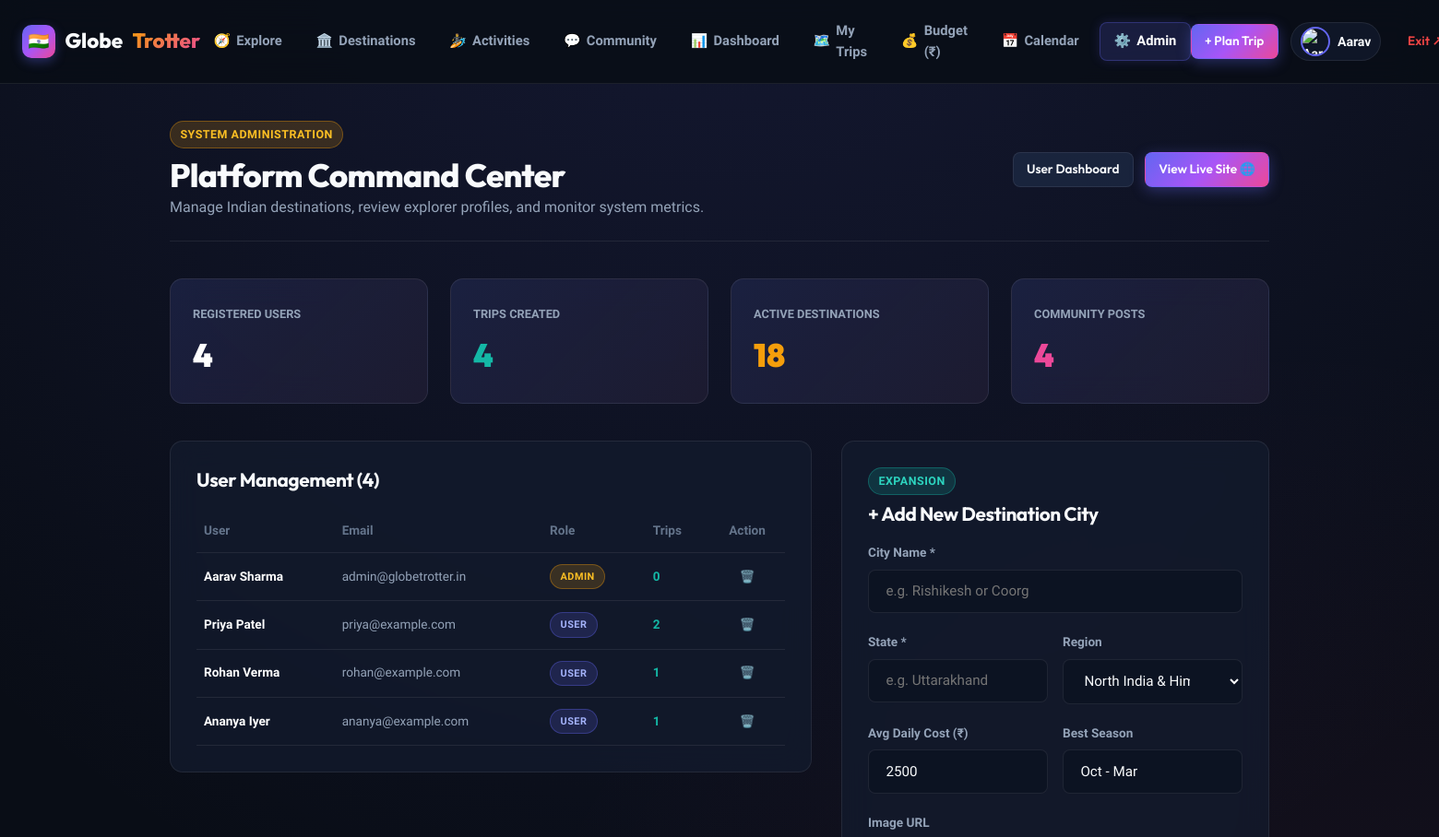
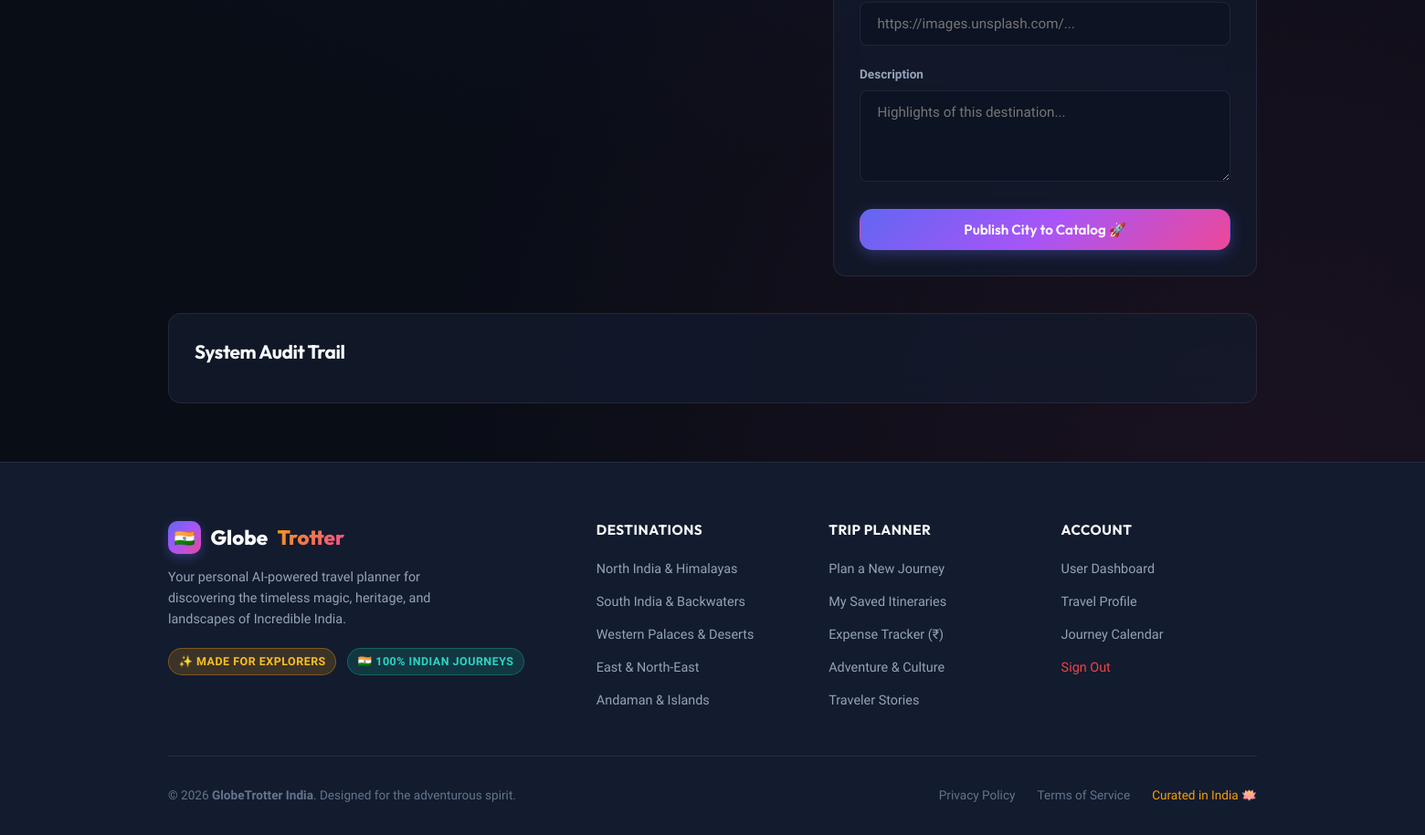
Page /admin_dashboard.php (signed in) on the committed database (2 pictures, top to bottom).
### tables this page shows
CREATE TABLE IF NOT EXISTS users (
    id INT AUTO_INCREMENT PRIMARY KEY,
    first_name VARCHAR(100) NOT NULL,
    last_name VARCHAR(100) NOT NULL,
    email VARCHAR(150) NOT NULL UNIQUE,
    phone VARCHAR(25),
    password_hash VARCHAR(255) NOT NULL,
    country_id INT,
    city_id INT,
    extra_info TEXT,
    role ENUM('user', 'admin') DEFAULT 'user',
    photo_url VARCHAR(500),
    created_at TIMESTAMP DEFAULT CURRENT_TIMESTAMP,
    FOREIGN KEY (country_id) REFERENCES countries(id) ON DELETE SET NULL,
    FOREIGN KEY (city_id) REFERENCES cities(id) ON DELETE SET NULL
);

### admin_dashboard.php (the view, shortened to what this page needs)
<?php
require_once 'includes/db_connect.php';
$totalUsers = $conn->query("SELECT COUNT(*) AS c FROM users")->fetch_assoc()['c'];
$totalTrips = $conn->query("SELECT COUNT(*) AS c FROM trips")->fetch_assoc()['c'];
$totalCities = $conn->query("SELECT COUNT(*) AS c FROM cities")->fetch_assoc()['c'];
$totalPosts = $conn->query("SELECT COUNT(*) AS c FROM community_posts")->fetch_assoc()['c'];
$usersList = $conn->query("SELECT u.*, (SELECT COUNT(*) FROM trips WHERE user_id = u.id) AS trips_count
    FROM users u ORDER BY u.created_at DESC")->fetch_all(MYSQLI_ASSOC);
$regions = $conn->query("SELECT id, name FROM regions ORDER BY id ASC")->fetch_all(MYSQLI_ASSOC);
include 'includes/header.php';
?>
<div class="main-content">
  <div class="container">
    <div style="display:flex; justify-content:space-between; align-items:center; flex-wrap:wrap; gap:1.5rem; margin-bottom:2.5rem; padding-bottom:1.5rem; border-bottom:1px solid var(--border);">
      <div>
        <span class="badge badge-gold" style="margin-bottom:0.4rem;">System Administration</span>
        <h1 style="font-size:2.2rem; font-weight:800;">Platform Command Center</h1>
        <p class="text-muted">Manage Indian destinations, review explorer profiles, and monitor system metrics.</p>
      </div>
      <div style="display:flex; gap:0.75rem;">
        <a href="dashboard.php" class="btn btn-secondary btn-sm">User Dashboard</a>
        <a href="index.php" class="btn btn-primary btn-sm">View Live Site 🌐</a>
      </div>
    </div>
    <div class="grid grid-4" style="margin-bottom:2.5rem;">
      <div class="card card-gradient" style="padding:1.5rem;">
        <span style="font-size:0.8rem; font-weight:700; text-transform:uppercase; color:var(--text-muted);">Registered Users</span>
        <div style="font-family:'Outfit',sans-serif; font-size:2.2rem; font-weight:900; color:#fff; margin-top:0.25rem;">
          <?php echo $totalUsers; ?>
        </div>
      </div>
      <div class="card card-gradient" style="padding:1.5rem;">
        <span style="font-size:0.8rem; font-weight:700; text-transform:uppercase; color:var(--text-muted);">Trips Created</span>
        <div style="font-family:'Outfit',sans-serif; font-size:2.2rem; font-weight:900; color:var(--teal); margin-top:0.25rem;">
          <?php echo $totalTrips; ?>
        </div>
      </div>
      <div class="card card-gradient" style="padding:1.5rem;">
        <span style="font-size:0.8rem; font-weight:700; text-transform:uppercase; color:var(--text-muted);">Active Destinations</span>
        <div style="font-family:'Outfit',sans-serif; font-size:2.2rem; font-weight:900; color:var(--gold); margin-top:0.25rem;">
          <?php echo $totalCities; ?>
        </div>
      </div>
      <div class="card card-gradient" style="padding:1.5rem;">
        <span style="font-size:0.8rem; font-weight:700; text-transform:uppercase; color:var(--text-muted);">Community Posts</span>
        <div style="font-family:'Outfit',sans-serif; font-size:2.2rem; font-weight:900; color:var(--accent); margin-top:0.25rem;">
          <?php echo $totalPosts; ?>
        </div>
      </div>
    </div>
    <div style="display:grid; grid-template-columns: 1.8fr 1.2fr; gap:2rem; align-items:start; margin-bottom:2.5rem;">
      <div class="card" style="padding:1.75rem;">
        <h3 style="font-size:1.3rem; margin-bottom:1.25rem;">User Management (<?php echo count($usersList); ?>)</h3>
        <div style="overflow-x:auto;">
          <table style="width:100%; border-collapse:collapse; font-size:0.85rem;">
            <thead>
              <tr style="border-bottom:1px solid var(--border); color:var(--text-dim); text-align:left;">
                <th style="padding:0.75rem 0.5rem;">User</th>
                <th style="padding:0.75rem 0.5rem;">Email</th>
                <th style="padding:0.75rem 0.5rem;">Role</th>
                <th style="padding:0.75rem 0.5rem;">Trips</th>
                <th style="padding:0.75rem 0.5rem; text-align:center;">Action</th>
              </tr>
            </thead>
            <tbody>
              <?php foreach ($usersList as $u): ?>
                <tr style="border-bottom:1px solid var(--border);">
                  <td style="padding:0.75rem 0.5rem; font-weight:600; color:#fff;">
                    <?php echo htmlspecialchars($u['first_name'] . ' ' . $u['last_name']); ?>
                  </td>
                  <td style="padding:0.75rem 0.5rem; color:var(--text-muted);">
                    <?php echo htmlspecialchars($u['email']); ?>
                  </td>
                  <td style="padding:0.75rem 0.5rem;">
                    <span class="badge <?php echo ($u['role'] === 'admin') ? 'badge-gold' : 'badge-primary'; ?>" style="font-size:0.68rem;">
                      <?php echo $u['role']; ?>
                    </span>
                  </td>
                  <td style="padding:0.75rem 0.5rem; font-weight:700; color:var(--teal);">
                    <?php echo $u['trips_count']; ?>
                  </td>
                  <td style="padding:0.75rem 0.5rem; text-align:center;">
                    <?php if ($u['id'] !== $userId): ?>
                      <form method="POST" action="admin_dashboard.php" onsubmit="return confirm('Delete this user?');" style="display:inline;">
                        <button type="submit" style="background:none; border:none; color:var(--danger); cursor:pointer;" title="Delete User">🗑️</button>
                      </form>
                    <?php endif; ?>
                  </td>
                </tr>
              <?php endforeach; ?>
            </tbody>
          </table>
        </div>
      </div>
      <div class="card" style="padding:1.75rem;">
        <span class="badge badge-teal" style="margin-bottom:0.4rem;">Expansion</span>
        <h3 style="font-size:1.3rem; margin-bottom:1.25rem;">+ Add New Destination City</h3>
        <form method="POST" action="admin_dashboard.php">
          <div class="form-group">
            <label class="form-label">City Name *</label>
            <input type="text" name="name" placeholder="e.g. Rishikesh or Coorg" required>
          </div>
          <div style="display:grid; grid-template-columns:1fr 1fr; gap:1rem;">
            <div class="form-group">
              <label class="form-label">State *</label>
              <input type="text" name="state" placeholder="e.g. Uttarakhand" required>
            </div>
            <div class="form-group">
              <label class="form-label">Region</label>
              <select name="region_id">
                <?php foreach ($regions as $reg): ?>
                  <option value="<?php echo $reg['id']; ?>"><?php echo htmlspecialchars($reg['name']); ?></option>
                <?php endforeach; ?>
              </select>
            </div>
          </div>
          <div style="display:grid; grid-template-columns:1fr 1fr; gap:1rem;">
            <div class="form-group">
              <label class="form-label">Avg Daily Cost (₹)</label>
              <input type="number" name="avg_daily_cost" placeholder="2500" value="2500">
            </div>
            <div class="form-group">
              <label class="form-label">Best Season</label>
              <input type="text" name="best_time_to_visit" placeholder="Oct - Mar" value="Oct - Mar">
            </div>
          </div>
          <div class="form-group">
            <label class="form-label">Image URL</label>
            <input type="text" name="image_url" placeholder="https://images.unsplash.com/...">
          </div>
          <div class="form-group">
            <label class="form-label">Description</label>
            <textarea name="description" rows="2" placeholder="Highlights of this destination..."></textarea>
          </div>
          <button type="submit" class="btn btn-primary btn-block">
            <span>Publish City to Catalog 🚀</span>
          </button>
        </form>
      </div>
    </div>
    <div class="card" style="padding:1.75rem;">
      <h3 style="font-size:1.3rem; margin-bottom:1rem;">System Audit Trail</h3>
    </div>
  </div>
</div>
<?php include 'includes/footer.php'; ?>

### includes/header.php (shortened to what this page needs)
<?php
$isLoggedIn = isset($_SESSION['user_id']);
$isAdmin    = isset($_SESSION['role']) && $_SESSION['role'] === 'admin';
$userName   = $_SESSION['first_name'] ?? 'Traveler';
$userId     = $_SESSION['user_id'] ?? null;
$userPhoto  = $_SESSION['photo_url'] ?? '';
$currentFile = basename($_SERVER['PHP_SELF']);
function navItem(string $href, string $label, string $icon, string $current): string {
    $isActive = (basename($href) === $current) ? 'active' : '';
    return "<a href=\"{$href}\" class=\"nav-link {$isActive}\"><span>{$icon}</span><span>{$label}</span></a>";
}
?>
<!DOCTYPE html>
<html lang="en">
<head>
  <link rel="stylesheet" href="assets/css/style.css">
</head>
<body>
<nav class="navbar">
  <a href="index.php" class="navbar-brand">
    <div class="brand-icon">🇮🇳</div>
    Globe<span>Trotter</span>
  </a>
  <div class="navbar-nav" id="navMenu">
    <?php echo navItem('index.php', 'Explore', '🧭', $currentFile); ?>
    <?php echo navItem('city_search.php', 'Destinations', '🏛️', $currentFile); ?>
    <?php echo navItem('activity_search.php', 'Activities', '🏄', $currentFile); ?>
    <?php echo navItem('community.php', 'Community', '💬', $currentFile); ?>
    <?php if ($isLoggedIn): ?>
      <?php echo navItem('dashboard.php', 'Dashboard', '📊', $currentFile); ?>
      <?php echo navItem('my_trips.php', 'My Trips', '🗺️', $currentFile); ?>
      <?php echo navItem('budget.php', 'Budget (₹)', '💰', $currentFile); ?>
      <?php echo navItem('calendar.php', 'Calendar', '📅', $currentFile); ?>
      <?php if ($isAdmin): ?>
        <?php echo navItem('admin_dashboard.php', 'Admin', '⚙️', $currentFile); ?>
      <?php endif; ?>
    <?php endif; ?>
  </div>
  <div class="navbar-right">
    <?php if ($isLoggedIn): ?>
      <a href="create_trip.php" class="btn btn-primary btn-sm">+ Plan Trip</a>
      <a href="profile.php" class="avatar-btn" title="View Profile">
        <img
          src="<?php echo !empty($userPhoto) ? htmlspecialchars($userPhoto) : 'https://ui-avatars.com/api/?name=' . urlencode($userName) . '&background=6366f1&color=fff&bold=true'; ?>"
          alt="<?php echo htmlspecialchars($userName); ?>"
        >
        <span><?php echo htmlspecialchars($userName); ?></span>
      </a>
      <a href="logout.php" class="btn btn-ghost btn-sm" title="Logout" style="color:var(--danger);">Exit ↗</a>
    <?php else: ?>
      <a href="login.php" class="btn btn-ghost btn-sm">Sign In</a>
      <a href="register.php" class="btn btn-sunset btn-sm">Join Free →</a>
    <?php endif; ?>
  </div>
</nav>

### includes/footer.php (shortened to what this page needs)
  <footer class="footer">
    <div class="container">
      <div class="footer-grid">
        <div class="footer-col">
          <div class="navbar-brand" style="margin-bottom: 0.85rem;">
            <div class="brand-icon">🇮🇳</div>
            Globe<span style="background:var(--grad-sunset);-webkit-background-clip:text;-webkit-text-fill-color:transparent;">Trotter</span>
          </div>
          <p style="color:var(--text-muted); font-size:0.9rem; max-width:320px; line-height:1.6;">
            Your personal AI-powered travel planner for discovering the timeless magic, heritage, and landscapes of Incredible India.
          </p>
          <div style="display:flex; gap:0.75rem; margin-top:1.25rem;">
            <span class="badge badge-gold">✨ Made for Explorers</span>
            <span class="badge badge-teal">🇮🇳 100% Indian Journeys</span>
          </div>
        </div>
        <div class="footer-col">
          <h4>Destinations</h4>
          <ul class="footer-links">
            <li><a href="city_search.php?region=1">North India &amp; Himalayas</a></li>
            <li><a href="city_search.php?region=2">South India &amp; Backwaters</a></li>
            <li><a href="city_search.php?region=3">Western Palaces &amp; Deserts</a></li>
            <li><a href="city_search.php?region=4">East &amp; North-East</a></li>
            <li><a href="city_search.php?region=5">Andaman &amp; Islands</a></li>
          </ul>
        </div>
        <div class="footer-col">
          <h4>Trip Planner</h4>
          <ul class="footer-links">
            <li><a href="create_trip.php">Plan a New Journey</a></li>
            <li><a href="my_trips.php">My Saved Itineraries</a></li>
            <li><a href="budget.php">Expense Tracker (₹)</a></li>
            <li><a href="activity_search.php">Adventure &amp; Culture</a></li>
            <li><a href="community.php">Traveler Stories</a></li>
          </ul>
        </div>
        <div class="footer-col">
          <h4>Account</h4>
          <ul class="footer-links">
            <?php if (isset($_SESSION['user_id'])): ?>
              <li><a href="dashboard.php">User Dashboard</a></li>
              <li><a href="profile.php">Travel Profile</a></li>
              <li><a href="calendar.php">Journey Calendar</a></li>
              <li><a href="logout.php" style="color:var(--danger);">Sign Out</a></li>
            <?php else: ?>
              <li><a href="login.php">Sign In</a></li>
              <li><a href="register.php">Create Account</a></li>
            <?php endif; ?>
          </ul>
        </div>
      </div>
      <div class="footer-bottom">
        <div>
          &copy; <?php echo date('Y'); ?> <strong>GlobeTrotter India</strong>. Designed for the adventurous spirit.
        </div>
        <div style="display:flex; gap:1.5rem;">
          <span style="color:var(--text-dim);">Privacy Policy</span>
          <span style="color:var(--text-dim);">Terms of Service</span>
          <span style="color:var(--gold);">Curated in India 🪷</span>
        </div>
      </div>
    </div>
  </footer>
</body>
</html>

### rows in the picture
users: first_name+last_name "Aarav Sharma", email "admin@globetrotter.in", role "ADMIN", trips_count "0"
users: first_name+last_name "Priya Patel", email "priya@example.com", role "USER", trips_count "2"
users: first_name+last_name "Rohan Verma", email "rohan@example.com", role "USER", trips_count "1"
users: first_name+last_name "Ananya Iyer", email "ananya@example.com", role "USER", trips_count "1"

### other values in the picture
$icon "🧭 🏛️ 🏄 💬 📊 🗺️ 💰 📅 ⚙️"
$label "Explore Destinations Activities Community Dashboard My Trips Budget (₹) Calendar Admin"
$userName "Aarav"
$totalUsers "4"
$totalTrips "4"
$totalCities "18"
$totalPosts "4"
count($usersList) "4"
form field region_id "North India & Himalayas"
